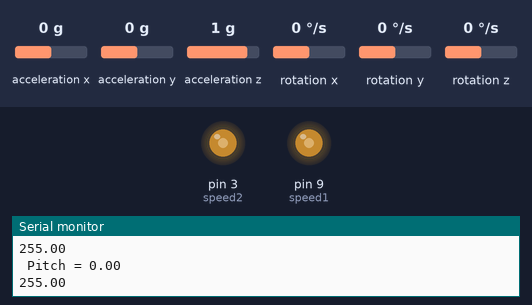
Bench run of a sketch on a simulated Arduino Uno, built with avr-gcc and run on an emulated ATmega328P. Parts: output pins drawn as LEDs (lit = HIGH), the last lines printed to the serial monitor. The test bench sets the inputs (shaded band); at power-on: rotation y 0 °/s, acceleration x 0 g, acceleration y 0 g, acceleration z 1 g, rotation x 0 °/s, rotation z 0 °/s.

Above: at 1.2 s.
1.3 s: rotation y set to -192 °/s
At 1.7 s:
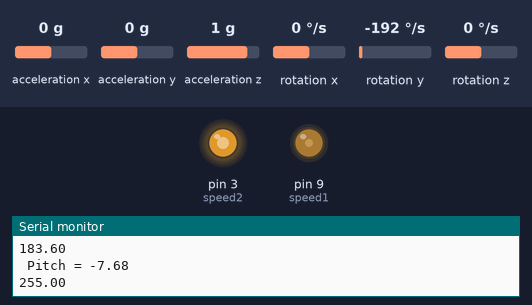
4.3 s: rotation y set to 3 °/s
7.3 s: rotation y set to 192 °/s
At 9.82 s:
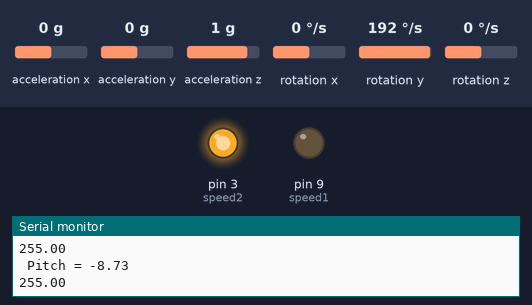
10.3 s: rotation y set to 0 °/s
At 10.3 s:
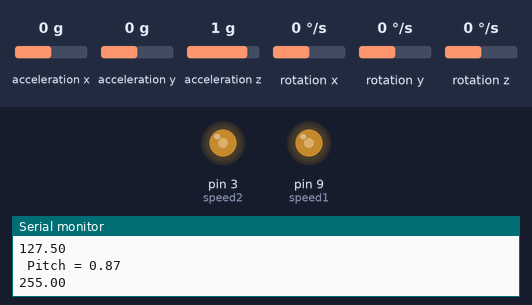
11.8 s: rotation y set to 100 °/s
At 12.4 s:
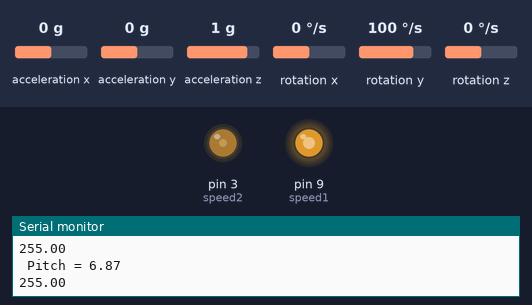
14.8 s: rotation y set to -100 °/s
At 16.94 s:
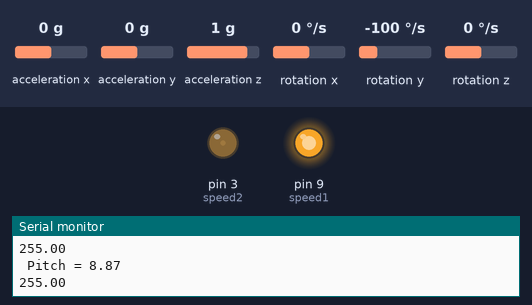
Timing chart, 0 to 18.8 s (numbered marks = the images above; inputs shaded):
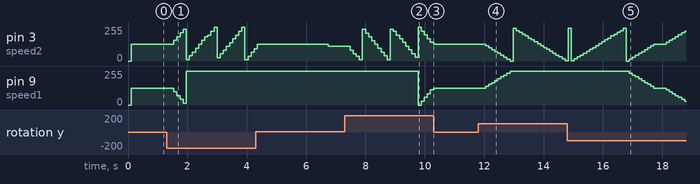

Measured:
- after the input at 1.3 s, pin 3 (speed2): ramps from 9/255 to 254/255 and jumps back, once every 0.99 s; pin 9 (speed1): 127/255 → 99/255 after 0.25 s, → 71/255 0.10 s later, → 43/255 0.10 s later, → 15/255 0.10 s later, … (5 changes in this stretch)
- after the input at 7.3 s, pin 9 (speed1): 255/255 → 0/255 after 2.5 s, → 30/255 0.10 s later, → 58/255 0.10 s later, → 86/255 0.10 s later, … (6 changes in this stretch)
- after the input at 10.3 s, pin 3 (speed2): stops changing and stays 127/255; pin 9 (speed1): stays 127/255 (without the input it goes to 140/255 after 0.20 s)
- after the input at 11.8 s, pin 3 (speed2): 127/255 → 114/255 after 0.25 s, → 99/255 0.10 s later, → 86/255 0.10 s later, → 71/255 0.10 s later, … (27 changes in this stretch); pin 9 (speed1): moves from 127/255 to 255/255 over 0.82 s, starting after 0.25 s
- after the input at 14.8 s, pin 9 (speed1): moves from 255/255 to 30/255 over 1.9 s, starting after 2.1 s

The sketch:

IMU_pitch_varying_speed_control.ino
```cpp
#include <Wire.h>
#include <MPU6050.h>

MPU6050 mpu;

// Timers
unsigned long timer = 0;
float timeStep = 0.01;
int drive1 = 8;
int speed1 = 9;
int drive2 = 2;
int speed2 = 3;
int potPin = A4;
float oValue = 0;
float value = 255;
// Pitch, Roll and Yaw values
float pitch = 0;
float ratio1 = 1;
float ratio2 = 1;
//float roll = 0;
//float yaw = 0;

void setup()
{
  Serial.begin(115200);

  // Initialize MPU6050
  while (!mpu.begin(MPU6050_SCALE_2000DPS, MPU6050_RANGE_2G))
  {
    Serial.println("Could not find a valid MPU6050 sensor, check wiring!");
    delay(500);
  }

  // Calibrate gyroscope. The calibration must be at rest.
  // If you don't want calibrate, comment this line.
  mpu.calibrateGyro();

  // Set threshold sensivty. Default 3.
  // If you don't want use threshold, comment this line or set 0.
  // mpu.setThreshold(3);
}

void loop()
{
  timer = millis();

  // Read normalized values
  Vector norm = mpu.readNormalizeGyro();

  // Calculate Pitch, Roll and Yaw
  pitch = pitch + norm.YAxis * timeStep;
  //  roll = roll + norm.XAxis * timeStep;
  //  yaw = yaw + norm.ZAxis * timeStep;

  // Output raw
  Serial.print(" Pitch = ");
  Serial.println(pitch);

  //  Serial.print(" Roll = ");
  //  Serial.print(roll);

  //  Serial.print(" Yaw = ");
  //  Serial.println(yaw);

//  oValue = analogRead(potPin);
//  value = map(oValue,0,1023,0,255);
  Serial.println(value);
  // Wait to full timeStep period
  delay(100);

  if (pitch >= -1 && pitch <= 1)
  {
    digitalWrite(drive1, HIGH);
    digitalWrite(drive2, LOW);
    analogWrite(speed1, value *0.5);
    analogWrite(speed2, value *0.5);
  }
  else if (pitch < -1)
  {

    ratio2 = map(pitch, -1.1, -10, 50, 100);
    ratio1 = 100 - ratio2;
    digitalWrite(drive1, HIGH);
    digitalWrite(drive2, LOW);
    analogWrite(speed1, value *(ratio1/100) );
    Serial.println(value *(ratio1/100));
    analogWrite(speed2, value *(ratio2/100) );
    Serial.println(value *(ratio2/100));
  }
  else
  {
    ratio1 = map(pitch, 1.1, 10, 50, 100);
    ratio2 = 100 - ratio1;
    digitalWrite(drive1, HIGH);
    digitalWrite(drive2, LOW);
    analogWrite(speed1, value*(ratio1/100));
    analogWrite(speed2, value*(ratio2/100));
  }
}
```
